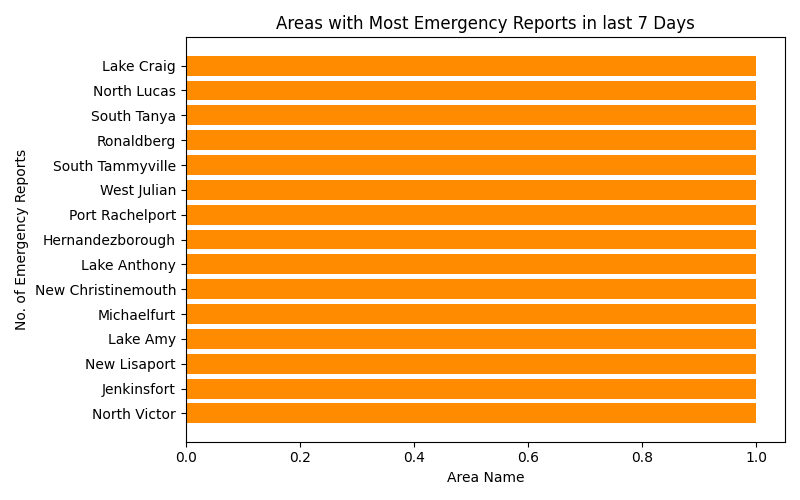

Generate this figure with Python:
import mysql.connector
import pandas as pd
import matplotlib.pyplot as plt

conn = mysql.connector.connect(
    host = 'localhost',
    user = 'root',
    password = 'PujaSQL@2006',
    database = 'urban_insights'
)

query = """
    SELECT a.area_name, COUNT(*) AS emergencies_count
    FROM area_data a
    JOIN emergency_reports er ON a.area_id = er.area_id
    WHERE er.report_time >= CURDATE() - INTERVAL 7 DAY
    GROUP BY a.area_name
    ORDER BY emergencies_count DESC;

"""

df = pd.read_sql(query, conn)

plt.figure(figsize=(8, 5))

plt.barh(df['area_name'], df['emergencies_count'], color = 'darkorange')

plt.title('Areas with Most Emergency Reports in last 7 Days')

plt.xlabel('Area Name')
plt.ylabel('No. of Emergency Reports')

# plt.yticksticks(rotation = 45, ha = 'right')

plt.gca().invert_yaxis()

plt.tight_layout()

plt.savefig('last_7_days_emerg_report.png')

plt.show()
